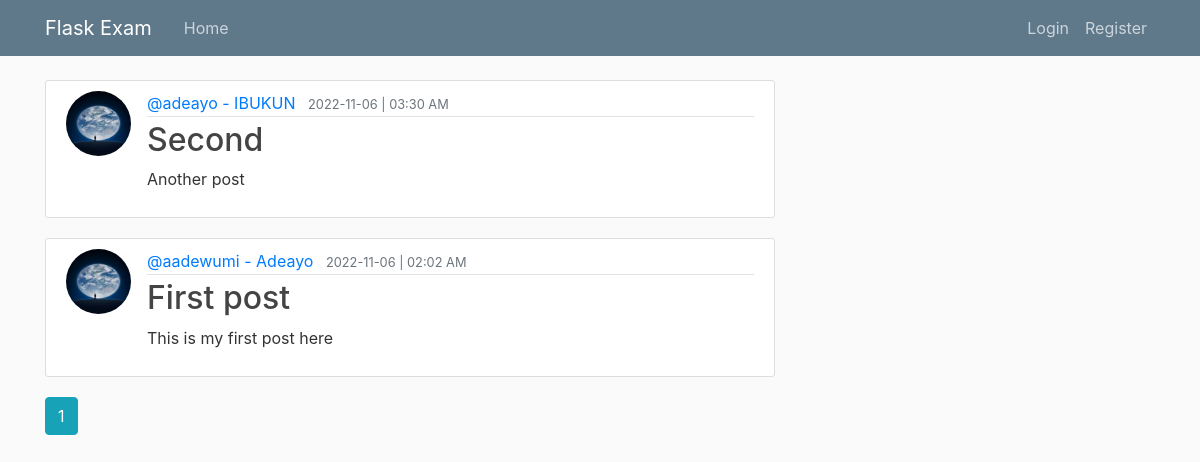
The page /home on the database its author committed.
### flaskexam/models.py (models this page shows, shortened)
class Post(db.Model):
    id=db.Column(db.Integer, primary_key=True)
    title=db.Column(db.String(100), nullable=False)
    date_posted=db.Column(db.DateTime, nullable=False, default=datetime.utcnow)
    content=db.Column(db.Text, nullable=False)
    user_id=db.Column(db.Integer, db.ForeignKey('user.id'), nullable=False)

class User(db.Model,UserMixin):
    id=db.Column(db.Integer, primary_key=True)
    username=db.Column(db.String(20), unique=True, nullable=False)
    email=db.Column(db.String(120), unique=True, nullable=False)
    firstname=db.Column(db.String(120), nullable=False)
    lastname=db.Column(db.String(120), nullable=False)
    image_file=db.Column(db.String(20), nullable=False,default='default.jpg')
    password=db.Column(db.String(60), nullable=False)
    posts=db.relationship('Post', backref=db.backref('author', lazy='joined'),
                                lazy='dynamic')

### flaskexam/main/routes.py (the view)
@main.route('/')
@main.route("/home")
def home():
    page=request.args.get('page',1, type=int)
    posts=Post.query.order_by(Post.date_posted.desc()).paginate(per_page=5, page=page)
    return render_template('home.html', posts=posts)

### flaskexam/templates/home.html
{% extends "base.html"%}
{% block content %}
{%for post in posts.items%}
<article class="media content-section">
    <img class="rounded-circle article-img"
        src="{{url_for('static',filename='profilepicture/'+post.author.image_file)}}" alt="">
    <div class="media-body">
        <div class="article-metadata">
            <a class="mr-2" href="{{url_for('users.user_posts', username=post.author.username)}}">@{{
                post.author.username
                }} - {{post.author.firstname}}</a>
            <small class="text-muted">{{ post.date_posted.strftime('%Y-%m-%d | %H:%M %p') }}</small>
        </div>
        <h2><a class="article-title" href="{{url_for('posts.post',post_id=post.id)}}">{{ post.title }}</a></h2>
        <p class="article-content">{{ post.content }}</p>
    </div>
</article>
{%endfor%}
{% for page_num in posts.iter_pages(left_edge=1, right_edge=1, left_current=1, right_current=2) %}
{% if page_num %}
{% if posts.page==page_num %}
<a class="btn btn-info mb-4" href="{{url_for('main.home', page=page_num)}}">{{page_num}}</a>
{%else%}
<a class="btn btn-outline-info mb-4" href="{{url_for('main.home', page=page_num)}}">{{page_num}}</a>
{%endif%}
{% else %}
...
{% endif %}
{%endfor%}
{% endblock content %}

### flaskexam/templates/base.html (shortened to what this page needs)
<!DOCTYPE html>
<html lang="en">
<head>
    <link rel="stylesheet" href="https://cdn.jsdelivr.net/npm/bootstrap@4.0.0/dist/css/bootstrap.min.css"
>
    <link rel="stylesheet" type="text/css" href="{{url_for('static', filename='main.css')}}">
</head>
<body>
    <header class="site-header space-down">
        <nav class="navbar navbar-expand-md navbar-dark bg-steel fixed-top">
            <div class="container">
                <a class="navbar-brand mr-4" href="/">Flask Exam</a>
                <div class="collapse navbar-collapse" id="navbarToggle">
                    <div class="navbar-nav mr-auto">
                        <a class="nav-item nav-link" href="{{url_for('main.home')}}">Home</a>
                    </div>
                    <div class="navbar-nav">
                        {% if current_user.is_authenticated%}
                        <a class="nav-item nav-link" href="{{url_for('posts.new_post')}}">New Post</a>
                        <a class="nav-item nav-link" href="{{url_for('users.account')}}">Account</a>
                        <a class="nav-item nav-link" href="{{url_for('users.logout')}}">Logout</a>
                        {% else %}
                        <a class="nav-item nav-link" href="{{url_for('users.login')}}">Login</a>
                        <a class="nav-item nav-link" href="{{url_for('users.register')}}">Register</a>
                        {% endif %}
                    </div>
                </div>
            </div>
        </nav>
    </header>
    <main role="main" class="container">
        <div class="row">
            <div class="col-md-8">
                {% block content %}{% endblock %}
            </div>
        </div>
    </main>
</body>
</html>

### flaskexam/static/main.css (style rules this page uses)
body { background: #fafafa; color: #333333; margin-top: 5rem; }
h1, h2, h3, h4, h5, h6 { color: #444444; }
.bg-steel { background-color: #5f788a; }
.site-header .navbar-nav .nav-link { color: #cbd5db; }
.content-section { background: #ffffff; padding: 10px 20px; border: 1px solid #dddddd; border-radius: 3px; margin-bottom: 20px; }
.article-title { color: #444444; }
.article-content { white-space: pre-line; }
.article-img { height: 65px; width: 65px; margin-right: 16px; }
.article-metadata { padding-bottom: 1px; margin-bottom: 4px; border-bottom: 1px solid #e3e3e3 }

### rows shown on the page
Post: image_file (placeholder picture), author.username "adeayo", author.firstname "IBUKUN", date_posted "2022-11-06 | 03:30 AM", title "Second", content "Another post"
Post: image_file (placeholder picture), author.username "aadewumi", author.firstname "Adeayo", date_posted "2022-11-06 | 02:02 AM", title "First post", content "This is my first post here"

### other values the page prints
{{ page_num }} "1"
